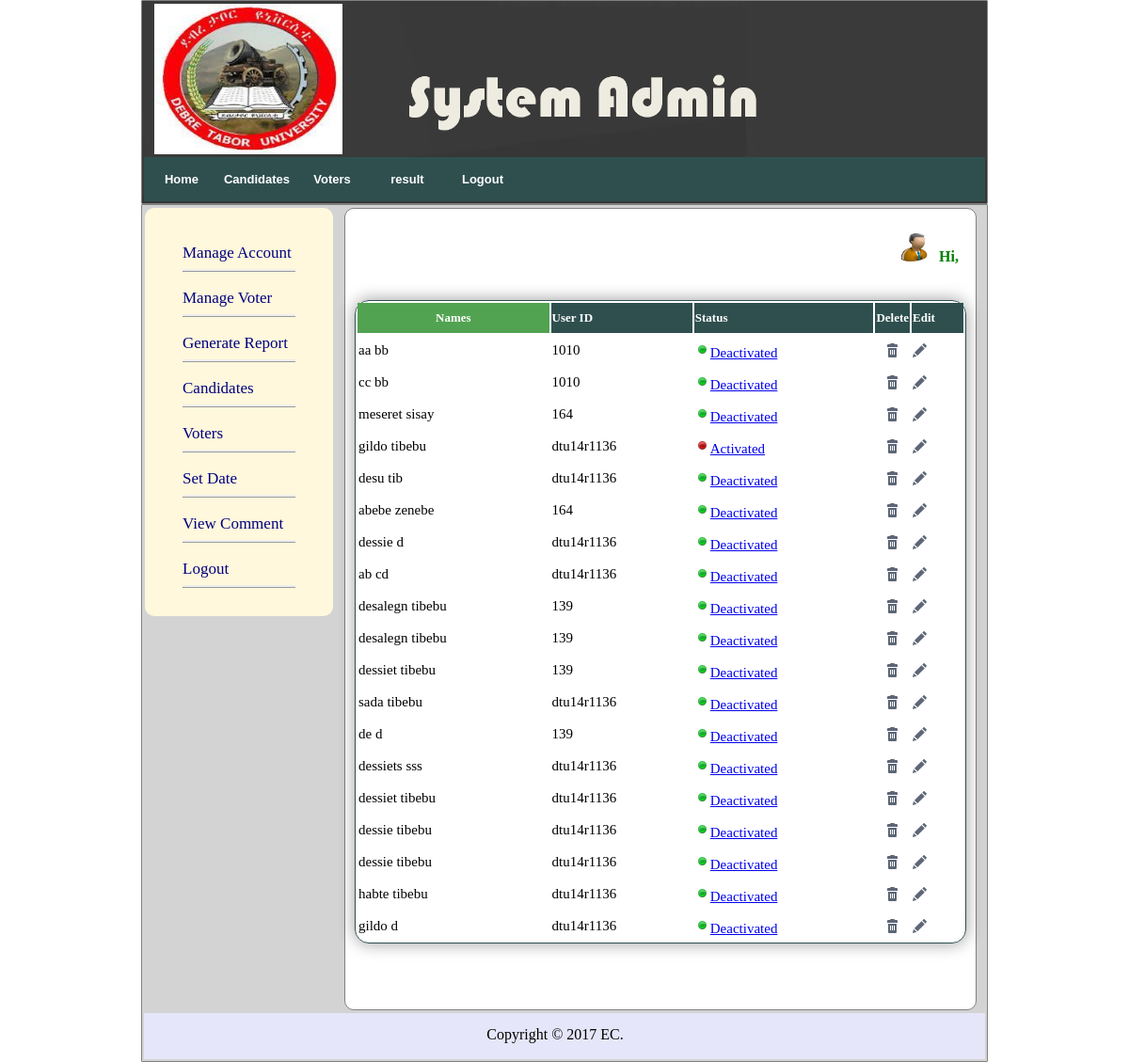
/manage_voter.php (signed in), run on the app's committed database.
### tables this page shows
CREATE TABLE `voter` (
  `vid` int(11) NOT NULL,
  `u_id` varchar(30) NOT NULL,
  `fname` varchar(25) NOT NULL,
  `mname` varchar(25) NOT NULL,
  `lname` varchar(25) NOT NULL,
  `age` int(10) NOT NULL,
  `sex` varchar(8) NOT NULL,
  `year` varchar(50) NOT NULL,
  `department` varchar(100) NOT NULL,
  `phone` varchar(12) NOT NULL,
  `email` varchar(25) NOT NULL,
  `username` varchar(255) NOT NULL,
  `password` varchar(255) NOT NULL,
  `status` varchar(25) NOT NULL,
  `is_active` tinyint(1) NOT NULL DEFAULT 1
);

### manage_voter.php (the view, shortened to what this page needs)
<?php
$user_id=$_SESSION['u_id'];
$result=mysql_query("select * from voter where u_id='$user_id'")or die(mysql_error);
$row=mysql_fetch_array($result);
$FirstName=$row['fname'];
$middleName=$row['mname'];
?>
<!DOCTYPE html PUBLIC "-//W3C//DTD XHTML 1.0 Transitional//EN" "http://www.w3.org/TR/xhtml1/DTD/xhtml1-transitional.dtd">
<html xmlns="http://www.w3.org/1999/xhtml">
<head>
<link rel="stylesheet" href="main.css" type="text/css" media="screen"/>
<link href="menu.css" rel="stylesheet" type="text/css" media="screen" />
</head>
<body>
<table align="center" style="width:900px;border:1px solid gray;background:white url(img/tbg.png) repeat-x left top;border-radius:1px">
<tr style="height:auto;border-radius:1px;background: white url(img/tbg.png) repeat-x left top;">
<th colspan="2">
<a href="system_admin.php"><img src="img/logo.jpg" width="200px" height="160px" align="left" style="margin-left:10px"></a>
<img src="img/system.png" 	width="450px" style="margin-left:30px;margin-top:40px" align="center">
</th>
</tr>
<tr>
<td colspan="2" bgcolor="#2f4f4f" id="Menus" style="height:auto;border-radius:1px;">
		<ul>
			<li><a href="system_admin.php">Home</a></li>
			<li><a href="a_candidate.php">Candidates</a></li>
			<li><a href="voters.php">Voters</a></li>
			<li><a href="adminv_result.php">result</a></li>
			<li><a href="logout.php">Logout</a></li>
		</ul>
</td>
</tr>
</table>
<table align="center"bgcolor="d3d3d3" style="width:900px;border:1px solid gray;border-radius:1px;" height="400px">
<tr valign="top">
<td><div style="clear: both"></div>
        <div id="left">
            <ul>
                <li><a href="manage_account.php">Manage Account</a></li>
				<li><a href="manage_voter.php">Manage Voter</a></li>
				<li><a href="a_generate.php">Generate Report</a></li>
				<li><a href="a_candidate.php">Candidates</a></li>
                <li><a href="voters.php">Voters</a></li>
				<li><a href="setDate.php">Set Date</a></li>
				<li><a href="v_comment.php">View Comment</a></li>
				<li><a href="logout.php">Logout</a></li>
            </ul>
        </div>
		</td>
		<td><div id="right">
            <div class="desk">
           <h1 align="right"><?php
echo '<img src="img/people.png" width="40px" height="30px">&nbsp;'.'<font style="text-transform:capitalize;" face="times new roman" color="green" size="3">Hi,&nbsp;'.$FirstName."&nbsp;".$middleName." ".'</font>';?></h1>
<br><br>
<table align='center' style='width:650px;border-radius:15px;border:1px solid #2f4f4f; -webkit-box-shadow:0 0 18px rgba(0,0,0,0.4); -moz-box-shadow:0 0 18px rgba(0,0,0,0.4); box-shadow:0 0 18px rgba(0,0,0,0.4);'>
<tr>
<th style='height:30px;text-align:center;color:#000;	font-weight:bold;background-color:#51a351;'><font color='white' size='2'>Names</th>
<th style='height:30px;	color:#000;	font-weight:bold;background-color:#2f4f4f;'><font color='white' size='2'>User ID</th>
<th style='height:30px;	color:#000;	font-weight:bold;background-color:#2f4f4f;'><font color='white' size='2'>Status</th>
<th style='height:30px;	color:#000;	font-weight:bold;background-color:#2f4f4f;'><font color='white' size='2'>Delete</th>
<th style='height:30px;	color:#000;	font-weight:bold;background-color:#2f4f4f;'><font color='white' size='2'>Edit</th>
</tr>
<?php
$result = mysql_query("SELECT * FROM voter");
while($row = mysql_fetch_array($result))
  {
$ctrl = $row['u_id'];
$fname=$row['fname'];
$mname=$row['mname'];
$status=$row['status'];
?>
<tr>
<td><?php echo $fname."&nbsp;".$mname;?></td>
<td><?php echo $row['u_id'];?></td>
<td><?php
						if(($status)=='0')
						{
						?>
                       			 <a href="statusvot.php?status=<?php echo $row['u_id'];?>" onclick="return confirm('do you want to activate (<?php echo $fname?>)');">
                        		<img src="IMG/deactivate.png" id="view" width="16" height="16" alt="" />Activated</a>
                        <?php
						}
						if(($status)=='1')
						{
						?>
                       			 <a href="statusvot.php?status=<?php echo $row['u_id'];?>" onclick="return confirm('do you want to De-activate (<?php echo $fname?>)');">
                       			 <img src="IMG/activate.png" width="16" id="view" height="16" alt=""  />Deactivated</a>
                        <?php
						}
                        ?>
						</td>
						<?php
						print("<td style='height:30px;' align = 'center' width = '1'><a href = 'deleteuserVoter.php?key=".$ctrl."'><img width='15px' height='15px' src = 'img/actions-delete.png' title='Delete' onclick='isdelete();'></img></a></td>
		<td style='height:30px;'><a href = 'edituser.php?key=".$ctrl."'><img src = 'img/actions-edit.png' width='15px' height='15px' title='Edit' ></img></a></td>
		");?>
		</tr>
<?php
  }
print( "</table><br><br><br>");
?>
<br><br>
</div>
</div>
</td>
</tr><tr>
<td colspan="2" bgcolor="#E6E6FA" align="center"  >
<div id="bottom">
<p style="text-align:center;padding-right:20px;">Copyright &copy; 2017 EC.</p>
</div></td>
</tr>
</table>
</body>
</html>

### main.css (style rules this page uses)
body { margin: 0; padding: 0; background:white ; position:relative; font-family:Verdana, Arial, Helvetica, sans-serif; font-size:15px; line-height:12px; text-align:justify; padding-left:0px; margin-top:auto; }
#left { background-color: #fff8dc; float: left; width: 200px; border: 1px SlateGray; border-radius: 10px; }
#left ul { margin-right: 30px; margin-top: 30px; margin-bottom: 30px; }
#left ul li { list-style: none; line-height: 35px; border-color: black; border-bottom-color: black; border-bottom: ridge; margin-top: 10px; margin-right: 10px; }
#left ul li a { text-decoration: none; font-family: Cambria; font-size: 17px; color: Navy; }
.desk { background-color: #ffffff; width:650px; margin-left:-80px; height:auto; border:1px solid gray; border-radius:10px; padding:10px 10px 10px 10px; }
#right { float: right; width: 550px; margin-right: 50px; font-family: Century; }
#right h1 { margin-left: 20px; font-family: Times New Roman ; color: black; font-size: 24px; }
#bottom p { font-family: Times New Roman ; font-size: 16px; color: black; height:15px; width:800px; }

### menu.css (style rules this page uses)
#Menus { width: 750px; height:17px; margin: 0 auto; padding: 0; }
#Menus ul { margin: 0; padding: 0; list-style: none; line-height: normal; }
#Menus li { float: left; }
#Menus a { display: block; width: 80px; height: 31px; padding-top: 16px; text-decoration: none; text-align: center; font-family: Arial, Helvetica, sans-serif; font-size: 13px; font-weight: bold; border-radius:13px; color:white; }

### data on the page
voter: fname "aa", mname "bb", u "1010"
voter: fname "cc", mname "bb", u "1010"
voter: fname "meseret", mname "sisay", u "164"
voter: fname "gildo", mname "tibebu", u "dtu14r1136"
voter: fname "desu", mname "tib", u "dtu14r1136"
voter: fname "abebe", mname "zenebe", u "164"
voter: fname "dessie", mname "d", u "dtu14r1136"
voter: fname "ab", mname "cd", u "dtu14r1136"
voter: fname "desalegn", mname "tibebu", u "139"
voter: fname "desalegn", mname "tibebu", u "139"
voter: fname "dessiet", mname "tibebu", u "139"
voter: fname "sada", mname "tibebu", u "dtu14r1136"
voter: fname "de", mname "d", u "139"
voter: fname "dessiets", mname "sss", u "dtu14r1136"
voter: fname "dessiet", mname "tibebu", u "dtu14r1136"
voter: fname "dessie", mname "tibebu", u "dtu14r1136"
voter: fname "dessie", mname "tibebu", u "dtu14r1136"
voter: fname "habte", mname "tibebu", u "dtu14r1136"
voter: fname "gildo", mname "d", u "dtu14r1136"
